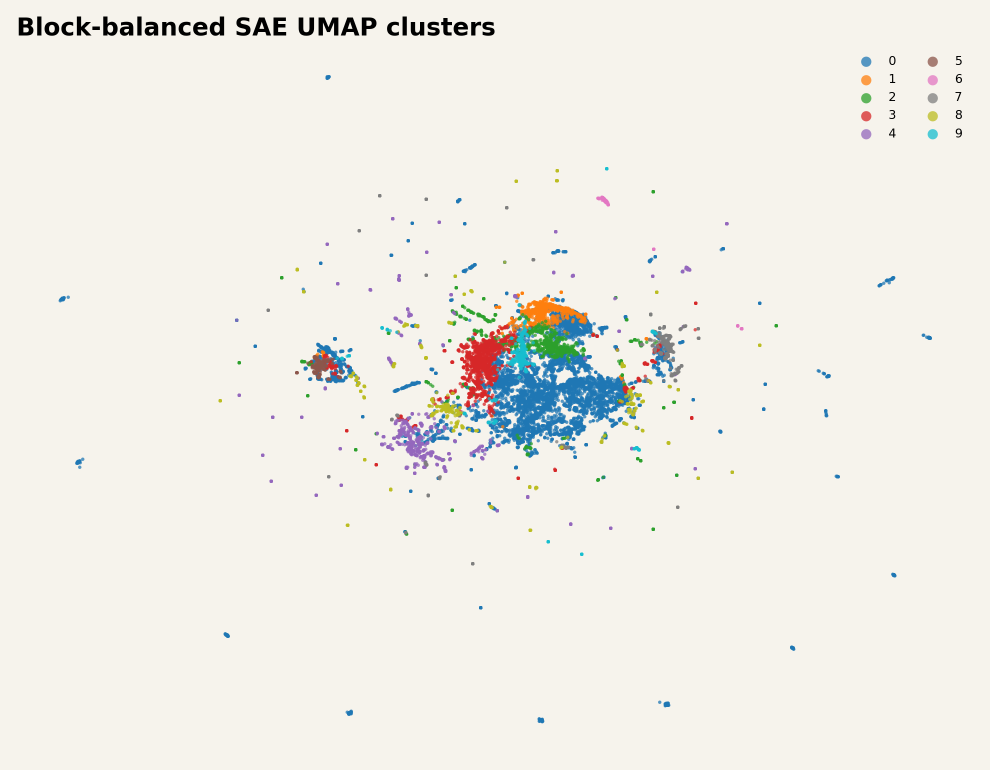
#> input picture outputs/nhanes_multiview/umap_clusters.png, 1980 x 1540 px (shown at 1/2 size)
$ python -i build_tweet_composites.py   (imports and definitions only)
#> lines starting #> are read from the running program, lines starting #| are printed output that depends on the picture; after the words box and inside, x2 and y2 are one past the last pixel; in counts of white or black regions, pixels touching at a corner belong together
#!/usr/bin/env python3
import json
from pathlib import Path

import matplotlib.pyplot as plt
import numpy as np
from PIL import Image, ImageChops


ROOT = Path(__file__).resolve().parents[1]
OUT = ROOT / "outputs" / "tweet_composites"
# [1 line not run here, left out]


def read_json(path):
    return json.loads(Path(path).read_text())


def trim_background(img, bg=(246, 243, 236), tol=18, pad=14):
#> called with bg = (246, 243, 236), tol = 18, pad = 14
    arr = np.asarray(img.convert("RGB")).astype(np.int16)
    diff = np.abs(arr - np.asarray(bg, dtype=np.int16)).max(axis=2)
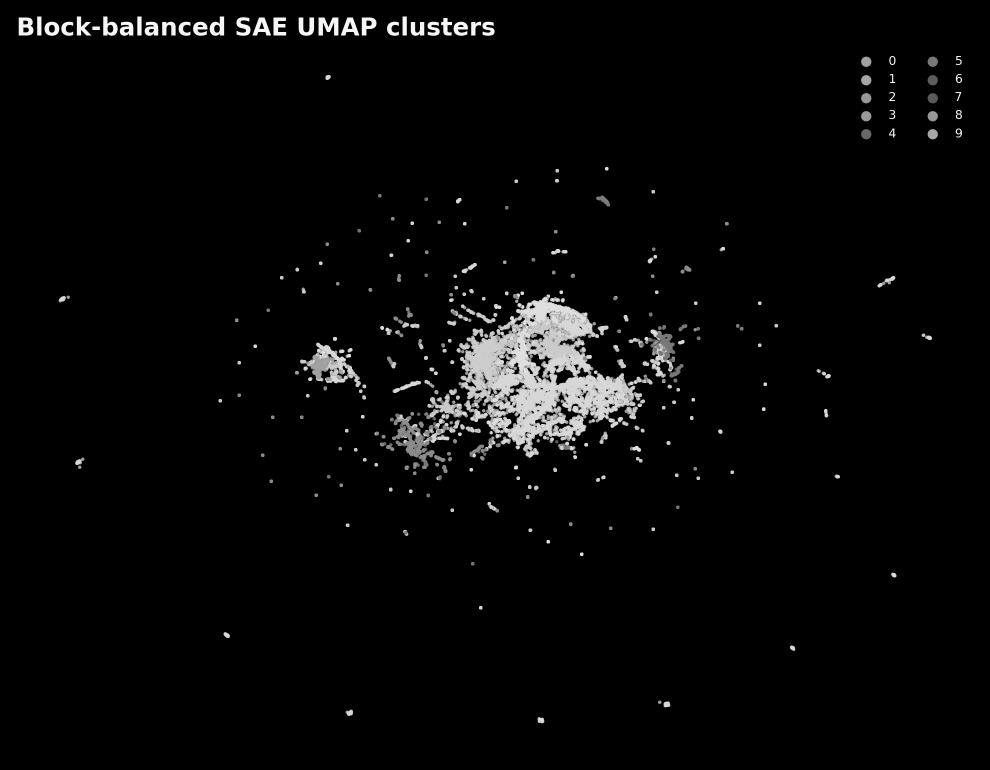
#> diff: shape (1540, 1980) int16 (shown at 1/2 size); min 0, max 246, mean 7.2
    mask = diff > tol
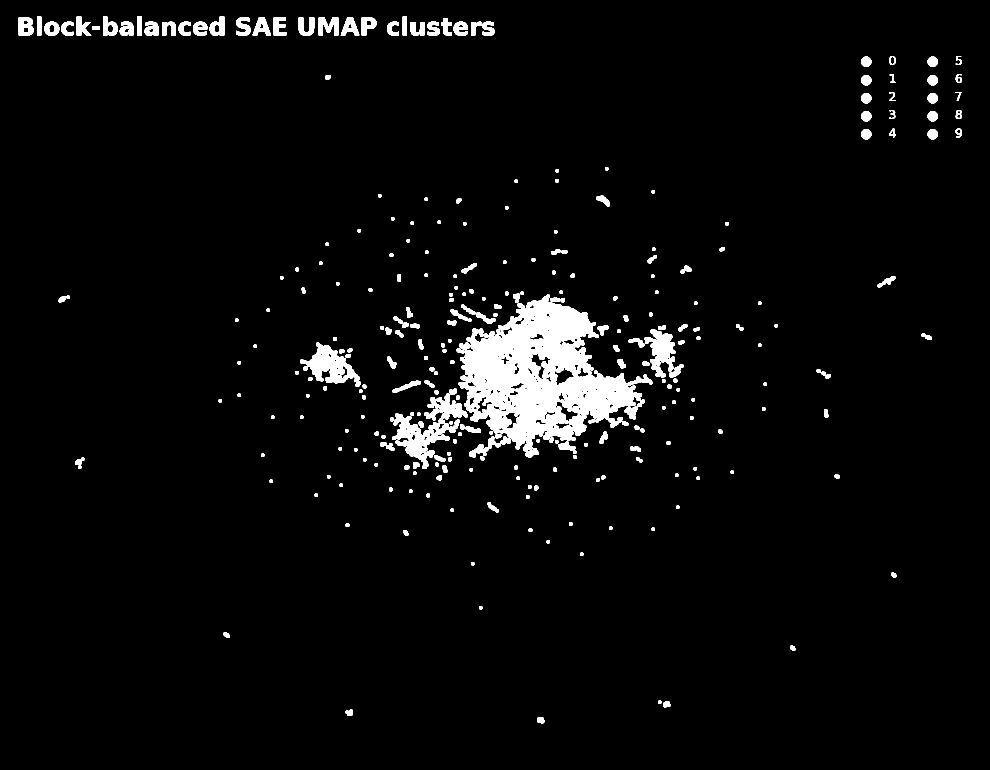
#> mask: shape (1540, 1980) bool (shown at 1/2 size); 3.9% white; 278 white regions, largest, box (x1, y1, x2, y2) and area: (913, 587, 1305, 916) 61461, (780, 787, 936, 938) 7907, (600, 685, 722, 774) 4710
    if not mask.any():
        return img
    ys, xs = np.where(mask)
    left = max(0, xs.min() - pad)
#> left = 23
    right = min(img.width, xs.max() + pad)
#> right = 1937
    top = max(0, ys.min() - pad)
#> top = 19
    bottom = min(img.height, ys.max() + pad)
#> bottom = 1460
    return img.crop((left, top, right, bottom))
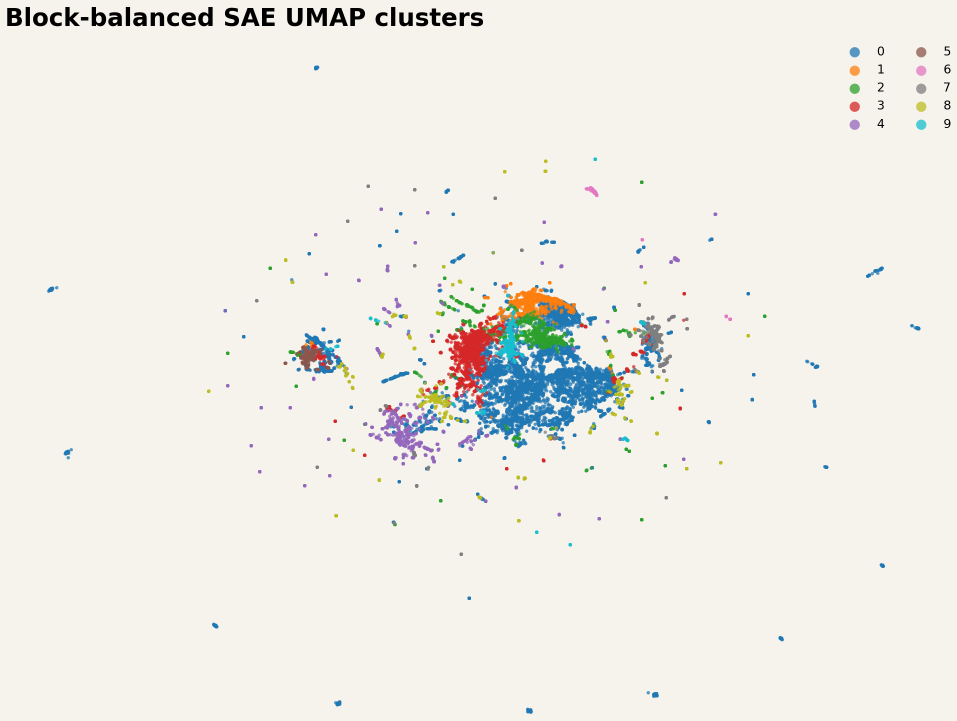
#> returned value: PIL image 1914x1441 RGB (shown at 1/2 size); mean R, G, B 239.5, 237.5, 231.1


def load_img(path, trim=True):
    img = Image.open(path).convert("RGB")
    if trim:
        img = trim_background(img)
    return np.asarray(img)


# [107 lines left out: functions main_result, block_grid, not called in this run]


# [4 lines not run here, left out]

>>> result = load_img('../outputs/nhanes_multiview/umap_clusters.png')
